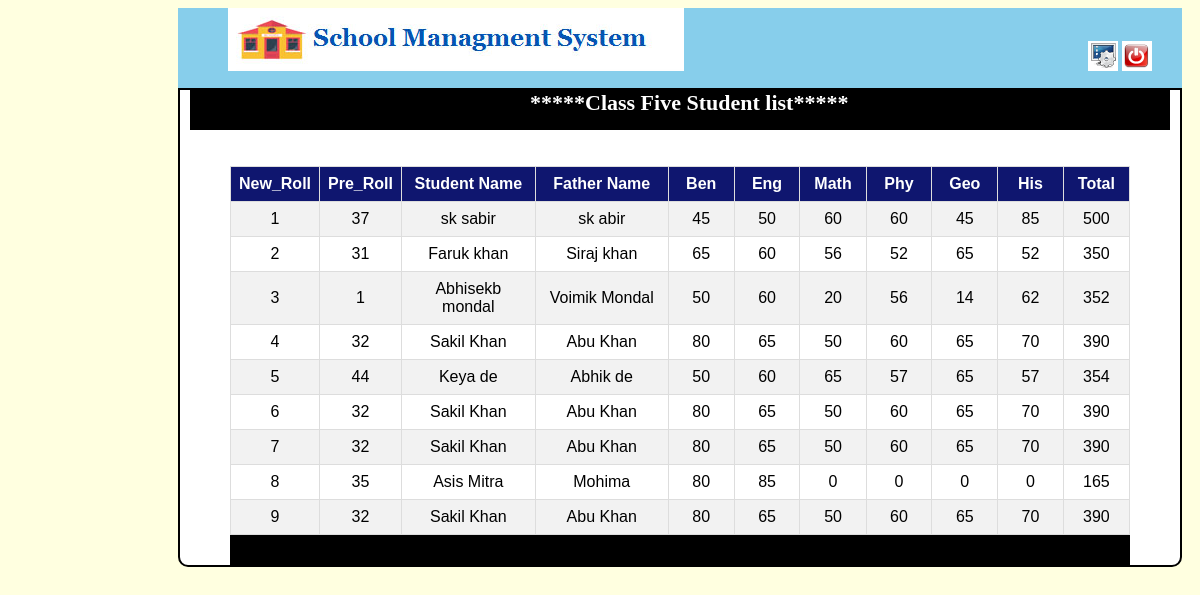
/result_show_five.php, run on the app's committed database.
### tables this page shows
CREATE TABLE `result_five` (
  `id` varchar(10) NOT NULL,
  `sname` varchar(100) NOT NULL,
  `dob` varchar(100) NOT NULL,
  `fname` varchar(100) NOT NULL,
  `bengali` int(10) NOT NULL,
  `english` int(10) NOT NULL,
  `math` int(10) NOT NULL,
  `phy` int(10) NOT NULL,
  `geo` int(10) NOT NULL,
  `his` int(10) NOT NULL,
  `total` int(10) NOT NULL
);

### result_show_five.php (the view, shortened to what this page needs)
<!DOCTYPE html>
<html>
<head>
</head>
<body bgcolor="lightyellow">
	<div class="header_left">
		<a href="result_select.php"><img src="headeta.png" class="header_img"></a>
		      <a href="change_pass.php" class="header_right"><img src="sett.png" ></a>
		<a href="logout.php"><img src="logout.png"></a>
	</div>
    <div class="body">
    	<div class="menu">
    		      <b class="header_text">  *****Class Five Student list*****</b>
    	</div>  <br><br>
            <div class="form">
<div class="fm">
<table id="customers">
  <tr>
    <th style="width: 50px;">New_Roll</th>
    <th style="width: 50px;">Pre_Roll</th>
    <th style="width: 120px;">Student Name</th>
    <th style="width: 120px;">Father Name</th>
    <th style="width: 50px;">Ben</th>
    <th style="width: 50px;">Eng</th>
    <th style="width: 50px;">Math</th>
    <th style="width: 50px;">Phy</th>
    <th style="width: 50px;">Geo</th>
    <th style="width: 50px;">His</th>
    <th style="width: 50px;">Total</th>
  </tr>
  <?php
include "connection.php";
$qer=mysqli_query($conn,"select * from result_five ");
$c='1';
while($res=mysqli_fetch_assoc($qer))
{
?>
  <tr>
    <td class="tdh"><?php echo $c++; ?></td>
    <td class="tdh"><?php echo $res['id'];  ?></td>
    <td class="tdh"><?php echo $res['sname'];  ?></td>
    <td class="tdh"><?php echo $res['fname'];  ?></td>
      <td class="tdh"><?php echo $res['bengali'];  ?></td>
        <td class="tdh"><?php echo $res['english'];  ?></td>
          <td class="tdh"><?php echo $res['math'];  ?></td>
            <td class="tdh"><?php echo $res['phy'];  ?></td>
              <td class="tdh"><?php echo $res['geo'];  ?></td>
                <td class="tdh"><?php echo $res['his'];  ?></td>
                  <td class="tdh"><?php echo $res['total'];  ?></td>
  </tr>
   <?php } ?>
</table>
  </div>
   <div class="admin"></div>
</div>
         </div>
</body>
</html>

### result_show_five.php (style rules this page uses)
.header_left { height: 80px; width: 1004px; background-color: skyblue; margin-left: 170px; }
.header_img { margin-left: 50px; }
.header_right { margin-left: 400px; }
.body { width: 1000px; margin-left: 170px; border: 2px solid black; border-left: 2px solid black; border-right: 2px solid black; background-color: white; border-bottom-left-radius: 10px; border-bottom-right-radius: 10px; }
.menu { background-color: black; height: 40px; width: 980px; margin-left: 10px; }
.header_text { color: white; font-size: 22px; margin-left: 340px; }
.form { margin-left: 50px; }
b { font-size: 20px; font-weight: bold; color: blue; margin-left:30px; }
#customers { font-family: "Trebuchet MS", Arial, Helvetica, sans-serif; border-collapse: collapse; width: 100%; }
#customers td, #customers th { border: 1px solid #ddd; padding: 8px; }
#customers tr:nth-child(even) { background-color: #f2f2f2; }
#customers th { padding-top: 8px; padding-bottom: 8px; text-align: center; background-color: #0f166f; color: white; }
.fm { width: 900px; margin-left: 0px; }
.tdh { text-align: center; }
.admin { height: 30px; width: 900px; background: black; margin-left: 0px; color: white; font-size: 20px; text-align: center; }

### data on the page
result_five: id "37", sname "sk sabir", fname "sk abir", bengali "45", english "50", math "60", phy "60", geo "45", his "85", total "500"
result_five: id "31", sname "Faruk khan", fname "Siraj khan", bengali "65", english "60", math "56", phy "52", geo "65", his "52", total "350"
result_five: id "1", sname "Abhisekb mondal", fname "Voimik Mondal", bengali "50", english "60", math "20", phy "56", geo "14", his "62", total "352"
result_five: id "32", sname "Sakil Khan", fname "Abu Khan", bengali "80", english "65", math "50", phy "60", geo "65", his "70", total "390"
result_five: id "44", sname "Keya de", fname "Abhik de", bengali "50", english "60", math "65", phy "57", geo "65", his "57", total "354"
result_five: id "32", sname "Sakil Khan", fname "Abu Khan", bengali "80", english "65", math "50", phy "60", geo "65", his "70", total "390"
result_five: id "32", sname "Sakil Khan", fname "Abu Khan", bengali "80", english "65", math "50", phy "60", geo "65", his "70", total "390"
result_five: id "35", sname "Asis Mitra", fname "Mohima", bengali "80", english "85", math "0", phy "0", geo "0", his "0", total "165"
result_five: id "32", sname "Sakil Khan", fname "Abu Khan", bengali "80", english "65", math "50", phy "60", geo "65", his "70", total "390"
